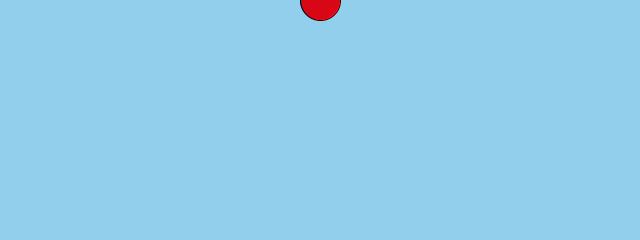
Frame 1 (no input)
Frame 60 (the mouse pressed at the canvas centre just before this capture): identical to frame 1, image omitted
Frame 120 (the mouse held since frame 60 and released just before this capture): identical to frame 1, image omitted

The Processing sketch that drew this single still picture (run headless with seeded random() and noise(); from frame 60 on, the mouse is pressed at the canvas centre):

// Processing sketch: sketch_2_circle
// ── sketch_2_circle.pde
int x, y;
int ballSize = 40;

void setup() {
 
 size(640, 240);
 x = width/2;
}

void draw() {
  
  background(#92CFED);
  fill(216, 7, 21);
  ellipse(x, y, ballSize, ballSize);
}
